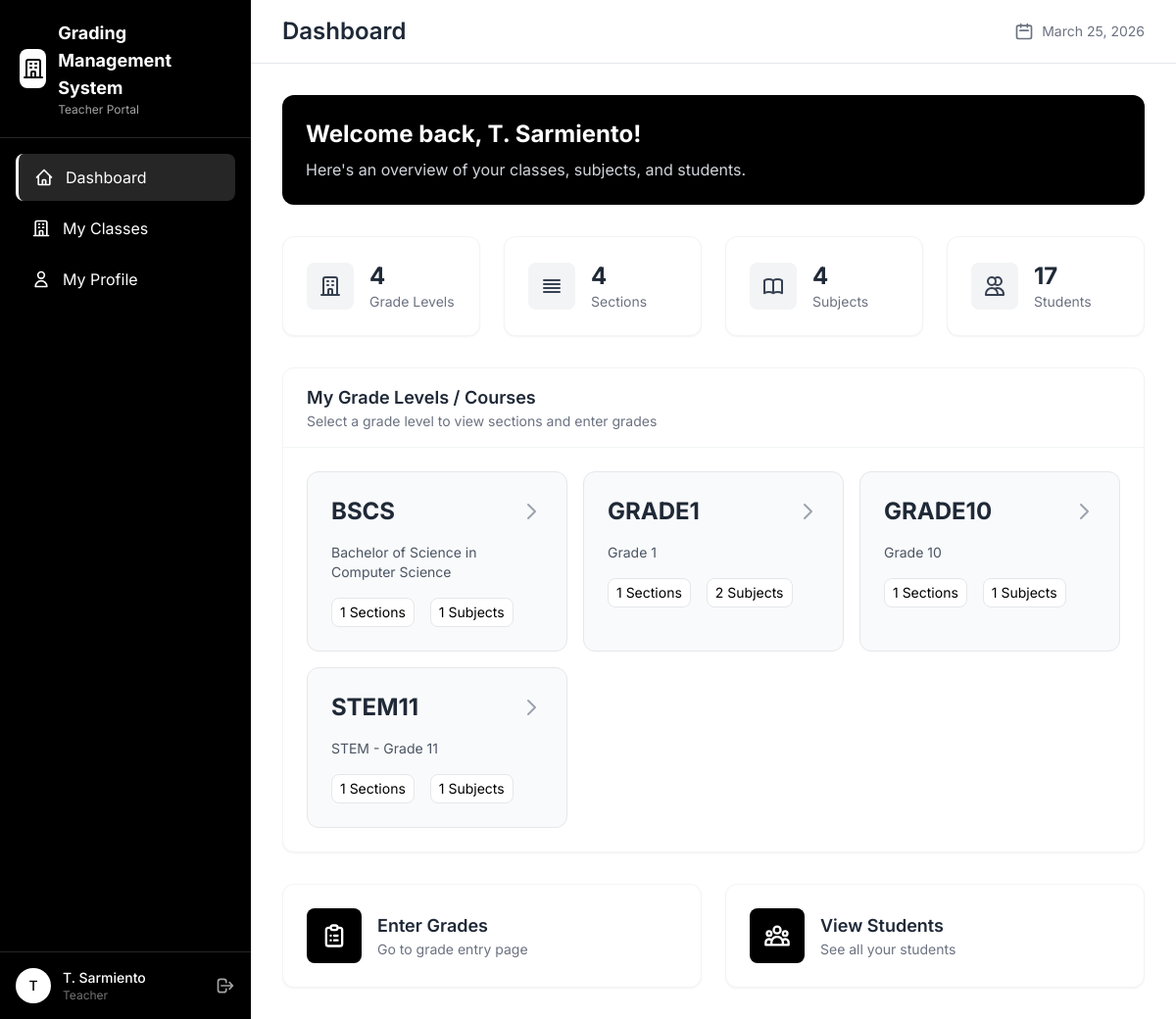
/teacher/dashboard.php (signed in), run on the app's committed database.
### tables this page shows
CREATE TABLE IF NOT EXISTS `tbl_academic_track` (
  `id` int NOT NULL AUTO_INCREMENT,
  `code` varchar(20) NOT NULL,
  `desc` varchar(100) DEFAULT NULL,
  `status` varchar(20) DEFAULT 'active',
  `dept_id` int DEFAULT NULL,
  `enrollment_type` enum('yearly','semestral') DEFAULT 'yearly',
  PRIMARY KEY (`id`),
  KEY `dept_id` (`dept_id`),
  CONSTRAINT `tbl_academic_track_ibfk_1` FOREIGN KEY (`dept_id`) REFERENCES `tbl_departments` (`id`)
);

### includes/functions.php (called while the page is built, shortened)
<?php
function getCurrentDate() {
    return date('F d, Y');
}

### config/database.php (called while the page is built, shortened)
<?php
class Database {
    private static $instance = null;
    private $conn;
    private function __construct() {
        try {
            $this->conn = new PDO(
                "mysql:host=" . DB_HOST . ";dbname=" . DB_NAME . ";charset=utf8mb4",
                DB_USER,
                DB_PASS,
                [
                    PDO::ATTR_ERRMODE => PDO::ERRMODE_EXCEPTION,
                    PDO::ATTR_DEFAULT_FETCH_MODE => PDO::FETCH_ASSOC,
                    PDO::ATTR_EMULATE_PREPARES => false
                ]
            );
        } catch (PDOException $e) {
            die("Connection failed: " . $e->getMessage());
        }
    }
    public static function getInstance() {
        if (self::$instance === null) {
            self::$instance = new self();
        }
        return self::$instance;
    }
    public function getConnection() {
        return $this->conn;
    }
}
function db() {
    return Database::getInstance()->getConnection();
}

### teacher/dashboard.php (the view, shortened to what this page needs)
<?php
require_once '../config/database.php';
require_once '../includes/functions.php';
$teacherId = $_SESSION['teacher_id'] ?? 0;
$assignmentsStmt = db()->prepare("
    SELECT DISTINCT at.id as course_id, at.code as course_code, at.`desc` as course_name,
           (SELECT COUNT(DISTINCT ts2.section_id) FROM tbl_teacher_subject ts2
            JOIN tbl_section s2 ON ts2.section_id = s2.id
            WHERE ts2.teacher_id = ? AND s2.academic_track_id = at.id AND ts2.status = 'active') as section_count,
           (SELECT COUNT(DISTINCT ts3.subject_id) FROM tbl_teacher_subject ts3
            JOIN tbl_section s3 ON ts3.section_id = s3.id
            WHERE ts3.teacher_id = ? AND s3.academic_track_id = at.id AND ts3.status = 'active') as subject_count
    FROM tbl_teacher_subject ts
    JOIN tbl_section s ON ts.section_id = s.id
    JOIN tbl_academic_track at ON s.academic_track_id = at.id
    WHERE ts.teacher_id = ? AND ts.status = 'active'
    ORDER BY at.code
");
$assignmentsStmt->execute([$teacherId, $teacherId, $teacherId]);
$courses = $assignmentsStmt->fetchAll();
$totalStudentsStmt = db()->prepare("
    SELECT COUNT(DISTINCT st.id) as total
    FROM tbl_student st
    JOIN tbl_section s ON st.section_id = s.id
    JOIN tbl_teacher_subject ts ON ts.section_id = s.id
    WHERE ts.teacher_id = ? AND ts.status = 'active'
");
$totalStudentsStmt->execute([$teacherId]);
$totalStudents = $totalStudentsStmt->fetch()['total'] ?? 0;
$totalSubjectsStmt = db()->prepare("
    SELECT COUNT(DISTINCT subject_id) as total
    FROM tbl_teacher_subject WHERE teacher_id = ? AND status = 'active'
");
$totalSubjectsStmt->execute([$teacherId]);
$totalSubjects = $totalSubjectsStmt->fetch()['total'] ?? 0;
$totalSectionsStmt = db()->prepare("
    SELECT COUNT(DISTINCT section_id) as total
    FROM tbl_teacher_subject WHERE teacher_id = ? AND status = 'active'
");
$totalSectionsStmt->execute([$teacherId]);
$totalSections = $totalSectionsStmt->fetch()['total'] ?? 0;
include '../includes/header.php';
include '../includes/sidebar_teacher.php';
?>
<main class="main-content lg:ml-64 min-h-screen">
    <div class="bg-white border-b border-gray-200 px-4 sm:px-8 py-4">
        <div class="flex flex-col sm:flex-row sm:items-center sm:justify-between gap-2">
            <h1 class="text-xl sm:text-2xl font-semibold text-gray-800">Dashboard</h1>
            <div class="flex items-center gap-2 text-gray-500 text-sm">
                <svg class="w-5 h-5 hidden sm:block" fill="none" stroke="currentColor" viewBox="0 0 24 24">
                    <path stroke-linecap="round" stroke-linejoin="round" stroke-width="2" d="M8 7V3m8 4V3m-9 8h10M5 21h14a2 2 0 002-2V7a2 2 0 00-2-2H5a2 2 0 00-2 2v12a2 2 0 002 2z"></path>
                </svg>
                <span><?= getCurrentDate() ?></span>
            </div>
        </div>
    </div>
    <div class="p-4 sm:p-8">
        <div class="bg-black rounded-xl p-6 text-white mb-8">
            <h2 class="text-2xl font-bold mb-2">Welcome back, <?= htmlspecialchars($_SESSION['name'] ?? 'Teacher') ?>!</h2>
            <p class="text-gray-300">Here's an overview of your classes, subjects, and students.</p>
        </div>
        <div class="grid grid-cols-2 sm:grid-cols-4 gap-4 sm:gap-6 mb-8">
            <div class="bg-white rounded-xl shadow-sm p-6 border border-gray-100">
                <div class="flex items-center gap-4">
                    <div class="w-12 h-12 bg-gray-100 rounded-lg flex items-center justify-center">
                        <svg class="w-6 h-6 text-gray-700" fill="none" stroke="currentColor" viewBox="0 0 24 24">
                            <path stroke-linecap="round" stroke-linejoin="round" stroke-width="2" d="M19 21V5a2 2 0 00-2-2H7a2 2 0 00-2 2v16m14 0h2m-2 0h-5m-9 0H3m2 0h5M9 7h1m-1 4h1m4-4h1m-1 4h1m-5 10v-5a1 1 0 011-1h2a1 1 0 011 1v5m-4 0h4"></path>
                        </svg>
                    </div>
                    <div>
                        <p class="text-2xl font-bold text-gray-800"><?= count($courses) ?></p>
                        <p class="text-sm text-gray-500">Grade Levels</p>
                    </div>
                </div>
            </div>
            <div class="bg-white rounded-xl shadow-sm p-6 border border-gray-100">
                <div class="flex items-center gap-4">
                    <div class="w-12 h-12 bg-gray-100 rounded-lg flex items-center justify-center">
                        <svg class="w-6 h-6 text-gray-700" fill="none" stroke="currentColor" viewBox="0 0 24 24">
                            <path stroke-linecap="round" stroke-linejoin="round" stroke-width="2" d="M4 6h16M4 10h16M4 14h16M4 18h16"></path>
                        </svg>
                    </div>
                    <div>
                        <p class="text-2xl font-bold text-gray-800"><?= $totalSections ?></p>
                        <p class="text-sm text-gray-500">Sections</p>
                    </div>
                </div>
            </div>
            <div class="bg-white rounded-xl shadow-sm p-6 border border-gray-100">
                <div class="flex items-center gap-4">
                    <div class="w-12 h-12 bg-gray-100 rounded-lg flex items-center justify-center">
                    </div>
                    <div>
                        <p class="text-2xl font-bold text-gray-800"><?= $totalSubjects ?></p>
                        <p class="text-sm text-gray-500">Subjects</p>
                    </div>
                </div>
            </div>
            <div class="bg-white rounded-xl shadow-sm p-6 border border-gray-100">
                <div class="flex items-center gap-4">
                    <div class="w-12 h-12 bg-gray-100 rounded-lg flex items-center justify-center">
                        <svg class="w-6 h-6 text-gray-700" fill="none" stroke="currentColor" viewBox="0 0 24 24">
                            <path stroke-linecap="round" stroke-linejoin="round" stroke-width="2" d="M12 4.354a4 4 0 110 5.292M15 21H3v-1a6 6 0 0112 0v1zm0 0h6v-1a6 6 0 00-9-5.197M13 7a4 4 0 11-8 0 4 4 0 018 0z"></path>
                        </svg>
                    </div>
                    <div>
                        <p class="text-2xl font-bold text-gray-800"><?= $totalStudents ?></p>
                        <p class="text-sm text-gray-500">Students</p>
                    </div>
                </div>
            </div>
        </div>
        <div class="bg-white rounded-xl shadow-sm border border-gray-100 mb-8">
            <div class="px-6 py-4 border-b border-gray-100">
                <h2 class="text-lg font-semibold text-gray-800">My Grade Levels / Courses</h2>
                <p class="text-sm text-gray-500">Select a grade level to view sections and enter grades</p>
            </div>
            <div class="p-6">
                <?php if (empty($courses)): ?>
                <p class="text-gray-500 text-center py-4">No classes assigned yet</p>
                <?php else: ?>
                <div class="grid grid-cols-1 md:grid-cols-2 lg:grid-cols-3 gap-4">
                    <?php foreach ($courses as $course): ?>
                    <a href="classes.php?course=<?= $course['course_id'] ?>"
                       class="block p-6 bg-gray-50 rounded-xl border border-gray-200 hover:border-black hover:shadow-md transition">
                        <div class="flex items-center justify-between mb-4">
                            <span class="text-2xl font-bold text-gray-800"><?= htmlspecialchars($course['course_code']) ?></span>
                            <svg class="w-6 h-6 text-gray-400" fill="none" stroke="currentColor" viewBox="0 0 24 24">
                                <path stroke-linecap="round" stroke-linejoin="round" stroke-width="2" d="M9 5l7 7-7 7"></path>
                            </svg>
                        </div>
                        <p class="text-sm text-gray-600 mb-4"><?= htmlspecialchars($course['course_name']) ?></p>
                        <div class="flex items-center gap-4 text-sm">
                            <span class="px-2 py-1 bg-white rounded-lg border border-gray-200">
                                <?= $course['section_count'] ?> Sections
                            </span>
                            <span class="px-2 py-1 bg-white rounded-lg border border-gray-200">
                                <?= $course['subject_count'] ?> Subjects
                            </span>
                        </div>
                    </a>
                    <?php endforeach; ?>
                </div>
                <?php endif; ?>
            </div>
        </div>
        <div class="grid grid-cols-1 md:grid-cols-2 gap-6">
            <a href="grades.php" class="bg-white rounded-xl shadow-sm border border-gray-100 p-6 hover:border-black hover:shadow-md transition flex items-center gap-4">
                <div class="w-14 h-14 bg-black rounded-lg flex items-center justify-center">
                </div>
                <div>
                    <h3 class="text-lg font-semibold text-gray-800">Enter Grades</h3>
                    <p class="text-sm text-gray-500">Go to grade entry page</p>
                </div>
            </a>
            <a href="students.php" class="bg-white rounded-xl shadow-sm border border-gray-100 p-6 hover:border-black hover:shadow-md transition flex items-center gap-4">
                <div class="w-14 h-14 bg-black rounded-lg flex items-center justify-center">
                </div>
                <div>
                    <h3 class="text-lg font-semibold text-gray-800">View Students</h3>
                    <p class="text-sm text-gray-500">See all your students</p>
                </div>
            </a>
        </div>
    </div>
</main>
<?php include '../includes/footer.php'; ?>

### includes/header.php (style rules this page uses)
body { font-family: 'Inter', sans-serif; }

### data on the page
tbl_academic_track: code "BSCS", desc "Bachelor of Science in Computer Science", section_count "1", subject_count "1"
tbl_academic_track: code "GRADE1", desc "Grade 1", section_count "1", subject_count "2"
tbl_academic_track: code "GRADE10", desc "Grade 10", section_count "1", subject_count "1"
tbl_academic_track: code "STEM11", desc "STEM - Grade 11", section_count "1", subject_count "1"

### other printed values
substr($currentUser['name'] ?? 'T', 0, 1) "T"
$currentUser['name'] "T. Sarmiento"
getCurrentDate() "March 25, 2026"
$_SESSION['name'] "T. Sarmiento"
count($courses) "4"
$totalSections "4"
$totalSubjects "4"
$totalStudents "17"
